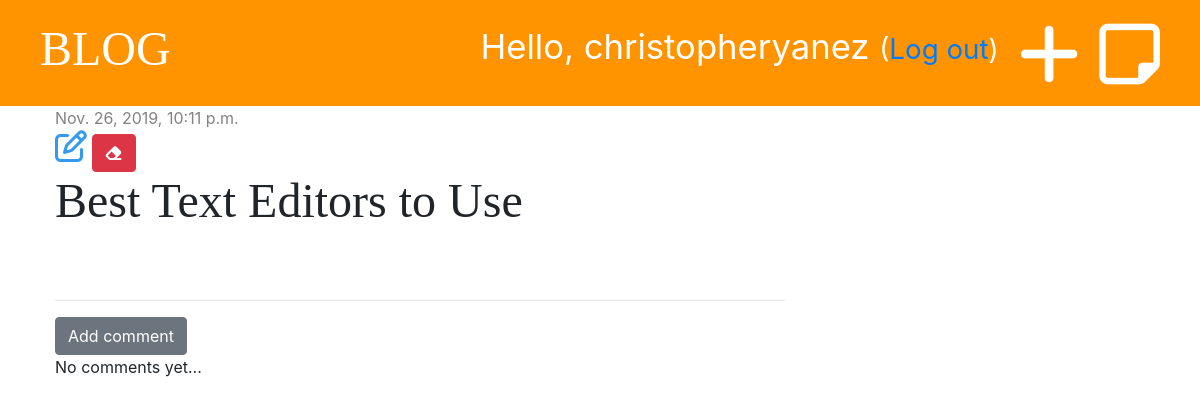
Page /post/2/ (signed in) on the committed database.
### blog/models.py (models this page shows, shortened)
class Post(models.Model):
    author = models.ForeignKey('auth.User', on_delete=models.CASCADE)
    title = models.CharField(max_length=200)
    text = models.TextField()
    created_date = models.DateTimeField(default=timezone.now)
    published_date = models.DateTimeField(blank=True, null=True)

### blog/views.py (the view)
# urls.py: path('post/<int:pk>/', views.post_detail, name='post_detail'),
def post_detail(request, pk):
    post = get_object_or_404(Post, pk=pk)
    stuff_for_frontend = {'post': post}
    return render(request, 'blog/post_detail.html', stuff_for_frontend)

### blog/templatetags/markdownify.py (called while the page is built)
@register.filter
def markdown(value):
    renderer = HighlightRenderer()
    markdown = mistune.Markdown(renderer=renderer)
    return markdown(value)

### blog/templates/blog/post_detail.html (shortened to what this page needs)
{% extends 'blog/base.html' %}
{% load markdownify %}
{% block content %}
    <div class="post">
        {% if post.published_date %}
            <div class="date">
                {{ post.published_date }}
            </div>
        {% else %}
            <a href="{% url 'post_publish' pk=post.pk %}" class="btn btn-primary">Publish</a>
        {% endif %}
        {% if user.is_authenticated %}
            <a href="{% url 'post_edit' pk=post.pk %}"><i class="far fa-edit fa-2x" style="color: #339af0"></i></a>
        {% endif %}
        <a href="{% url 'post_delete' pk=post.pk %}" class="btn btn-danger"
           onclick="return confirm('Are you sure you want to delete this post?')">
            <i class="fas fa-eraser"></i>
        </a>
        <h1>{{ post.title }}</h1>
    </div>
    <hr>
    <a href="{% url 'add_comment_to_post' pk=post.pk %}" class="btn btn-secondary">Add comment</a>
    {% for comment in post.comments.all %}
        {% if user.is_authenticated or comment.approved %}
            <div class="comment">
                <div class="date">
                    {{ comment.created_date }}
                </div>
                {% if not comment.approved and user.is_superuser %}
                    <a href="{% url 'comment_approve' pk=comment.pk %}"><i class="fas fa-check"></i></a>
                    <a href="{% url 'comment_remove' pk=comment.pk %}"><i class="fas fa-trash"></i></a>
                {% endif %}
                <strong>{{ comment.author }}</strong>
                <p>{{ comment.text | markdown | safe | linebreaksbr }}</p>
            </div>
        {% endif %}
    {% empty %}
        <p>No comments yet...</p>
    {% endfor %}
{% endblock %}

### blog/templates/blog/base.html (shortened to what this page needs)
{% load staticfiles %}
<!DOCTYPE html>
<html lang="en">
<head>
    <link rel="stylesheet" href="https://stackpath.bootstrapcdn.com/bootstrap/4.4.1/css/bootstrap.min.css">
    <link rel="stylesheet" href="{% static 'css/blog.css' %}">
    <link rel="stylesheet" href="{% static 'css/zenburn.css' %}">
</head>
<body>
<div class="page-header">
    {% if user.is_authenticated %}
        <a href="{% url 'post_draft_list' %}" class="top-menu"><i class="far fa-sticky-note fa-2x"></i></a>
        <a href="{% url 'post_new' %}" class="top-menu"><i class="fas fa-plus fa-2x"></i></a>
        <p class="top-menu">Hello, {{ user.username }} <small>(<a href="{% url 'logout' %}">Log out</a>)</small></p>
    {% else %}
        <a href="{% url 'login' %}" class="top-menu"><i class="fas fa-sign-in-alt fa-2x"></i></a>
    {% endif %}
    <h1><a href="{% url 'post_list' %}">BLOG</a></h1>
</div>
<div class="content container">
    <div class="row">
        <div class="col-md-8">
            {% block content %}
            {% endblock %}
        </div>
    </div>
</div>
</body>
</html>

### blog/static/css/blog.css (style rules this page uses)
.page-header { background-color: #ff9400; margin-top: 0; padding: 20px 20px 20px 40px; }
.page-header h1, .page-header h1 a { color: #ffffff; font-size: 36pt; text-decoration: none; }
.content { margin-left: 40px; }
h1, h2, h3, h4 { font-family: 'Tangerine', 'Droid Sans', serif; font-size: 48px; }
.date { color: #828282; }
.post { margin-bottom: 70px; }
.top-menu, .top-menu:hover { color: #ffffff; float: right; font-size: 26pt; margin-right: 20px; }

### rows in the picture
Post: published_date "Nov. 26, 2019, 10:11 p.m.", title "Best Text Editors to Use"

### other values in the picture
{{ user.username }} "christopheryanez"
